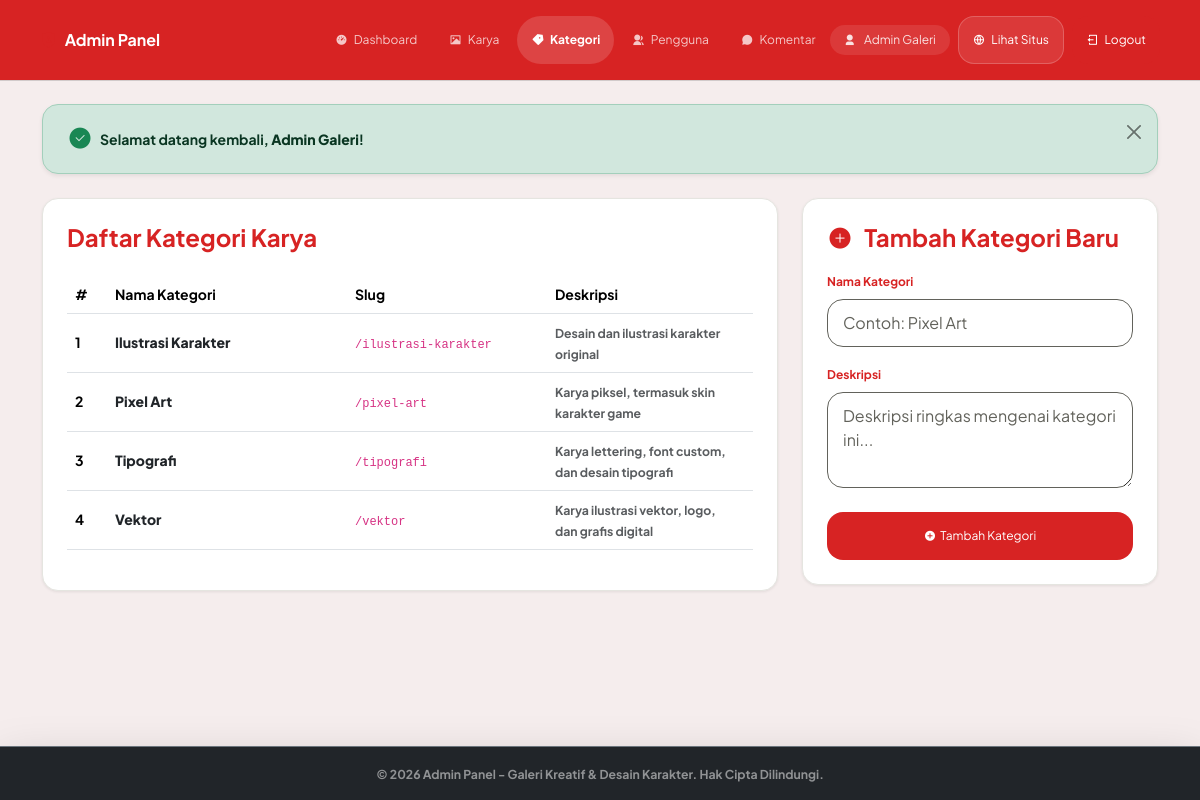
Screenshot of /admin/categories.php (signed in) with the database file from the repository.
### tables this page shows
CREATE TABLE `categories` (
  `id`          INT UNSIGNED AUTO_INCREMENT PRIMARY KEY,
  `name`        VARCHAR(50) NOT NULL UNIQUE,
  `slug`        VARCHAR(60) NOT NULL UNIQUE,
  `description` VARCHAR(255) DEFAULT NULL,
  `created_at`  TIMESTAMP NOT NULL DEFAULT CURRENT_TIMESTAMP
);

### includes/functions.php (called while the page is built, shortened)
<?php
function e($string) {
    return htmlspecialchars($string, ENT_QUOTES, 'UTF-8');
}

### admin/categories.php (the view, shortened to what this page needs)
<?php
require_once __DIR__ . '/../includes/functions.php';
$editCategory = null;
require_once __DIR__ . '/includes/admin_header.php';
$stmt       = $pdo->query("SELECT * FROM categories ORDER BY name ASC");
$categories = $stmt->fetchAll();
?>
<div class="row g-4 mb-5">
    <div class="col-lg-4 order-lg-2">
        <div class="glass-panel p-4 sticky-top" style="top: 90px; z-index: 10;">
            <h4 class="fw-bold mb-3" style="color: var(--deep-violet);">
                <i class="<?= $editCategory ? 'ri-edit-box-fill' : 'ri-add-circle-fill'; ?> me-2"></i>
                <?= $editCategory ? 'Edit Kategori' : 'Tambah Kategori Baru'; ?>
            </h4>
            <form action="categories.php" method="POST">
                <div class="mb-3">
                    <label for="name" class="form-label-custom">Nama Kategori</label>
                    <input type="text" class="form-control form-control-custom" id="name" name="name" placeholder="Contoh: Pixel Art" value="<?= isset($_POST['name']) ? e($_POST['name']) : ($editCategory ? e($editCategory['name']) : ''); ?>" required>
                </div>
                <div class="mb-4">
                    <label for="description" class="form-label-custom">Deskripsi</label>
                    <textarea class="form-control form-control-custom" id="description" name="description" rows="3" placeholder="Deskripsi ringkas mengenai kategori ini..."></textarea>
                </div>
                <div class="d-flex gap-2">
                    <button type="submit" class="btn btn-primary-custom w-100 py-2.5">
                        <i class="<?= $editCategory ? 'ri-checkbox-circle-fill' : 'ri-add-circle-fill'; ?> me-1"></i>
                        <?= $editCategory ? 'Simpan Perubahan' : 'Tambah Kategori'; ?>
                    </button>
                </div>
            </form>
        </div>
    </div>
    <div class="col-lg-8 order-lg-1">
        <div class="glass-panel p-4">
            <h4 class="fw-bold mb-4" style="color: var(--deep-violet);">Daftar Kategori Karya</h4>
            <?php if (count($categories) > 0): ?>
                <div class="table-responsive">
                    <table class="table table-hover align-middle">
                        <thead>
                            <tr>
                                <th style="width: 5%;">#</th>
                                <th style="width: 30%;">Nama Kategori</th>
                                <th style="width: 25%;">Slug</th>
                                <th style="width: 25%;">Deskripsi</th>
                                <th style="width: 15%;" class="text-center">Aksi</th>
                            </tr>
                        </thead>
                        <tbody>
                            <?php $no = 1; foreach ($categories as $cat): ?>
                                <tr>
                                    <td><?= $no++; ?></td>
                                    <td><strong class="text-dark"><?= e($cat['name']); ?></strong></td>
                                    <td><code>/<?= e($cat['slug']); ?></code></td>
                                    <td><span class="text-muted small"><?= e($cat['description'] ?? '-'); ?></span></td>
                                    <td>
                                    </td>
                                </tr>
                            <?php endforeach; ?>
                        </tbody>
                    </table>
                </div>
            <?php endif; ?>
        </div>
    </div>
</div>
<?php
require_once __DIR__ . '/includes/admin_footer.php';
?>

### assets/css/style.css (style rules this page uses)
:root { --deep-violet: #D72323; --vivid-purple: #3E3636; --brand-red: #D72323; --orchid-pink: #000000; --ice-white: #F5EDED; --pure-black: #000000; --true-white: #FFFFFF; --warm-gray: #62625B; --light-gray: #E5E5E0; --off-white: #F6F6F3; --soft-gray: #EFEFEF; --near-black: #181816; --error-red: #DD0E0E; --success-green: #02B70E; --font-primary: 'Plus Jakarta Sans', -apple-system, BlinkMacSystemFont, "Segoe UI", Roboto, Helvetica, Arial, sans-serif; --transition-smooth: all 0.2s ease-in-out; }
html, body { margin: 0; padding: 0; }
body { font-family: var(--font-primary); background-color: var(--ice-white); color: var(--pure-black); font-size: 14px; font-weight: 700; min-height: 100vh; display: flex; flex-direction: column; overflow-x: hidden; }
p, span, label, input, select, textarea, button, td, th { font-weight: 700; }
code, pre { font-family: monospace; font-size: 12px; font-weight: 400; line-height: 18px; }
.btn-primary-custom { background-color: var(--deep-violet); color: var(--true-white); font-size: 12px; font-weight: 400; padding: 6px 14px; border-radius: 16px; border: 2px solid transparent; height: 48px; display: inline-flex; align-items: center; justify-content: center; transition: var(--transition-smooth); cursor: pointer; }
.glass-panel { background: var(--true-white); border: 1px solid var(--light-gray); border-radius: 16px; padding: 16px; box-shadow: 0px 1px 3px rgba(0, 0, 0, 0.08); }
.form-control-custom { background-color: var(--true-white); color: var(--pure-black); font-size: 16px; font-weight: 400; padding: 11px 15px; border-radius: 16px; border: 1px solid var(--warm-gray); height: 48px; width: 100%; outline: none; transition: var(--transition-smooth); }
.form-control-custom::placeholder { color: var(--warm-gray); }
.form-label-custom { font-size: 12px; font-weight: 700; color: var(--deep-violet); margin-bottom: 8px; display: inline-block; }
textarea.form-control-custom { height: auto; }
.sticky-top { top: 0 !important; z-index: 1030; }
.glass-panel, .card-asset, .card-asset-body { overflow: hidden; word-break: break-word; overflow-wrap: anywhere; }
.table-responsive table { min-width: 800px; }

### rows the page displays
categories: name "Ilustrasi Karakter", slug "ilustrasi-karakter", description "Desain dan ilustrasi karakter original"
categories: name "Pixel Art", slug "pixel-art", description "Karya piksel, termasuk skin karakter game"
categories: name "Tipografi", slug "tipografi", description "Karya lettering, font custom, dan desain tipografi"
categories: name "Vektor", slug "vektor", description "Karya ilustrasi vektor, logo, dan grafis digital"

### other values shown
$_SESSION['full_name'] "Admin Galeri"
$_SESSION['flash_message']['text'] "Selamat datang kembali, Admin Galeri !"
